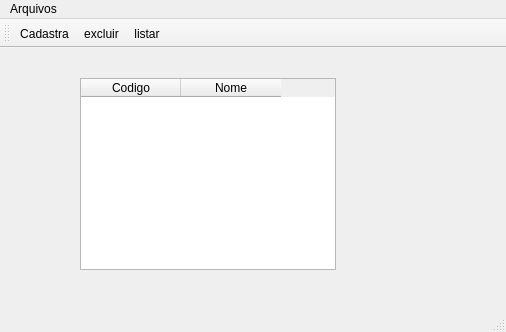
<?xml version="1.0" encoding="UTF-8"?>
<ui version="4.0">
 <class>MainWindow</class>
 <widget class="QMainWindow" name="MainWindow">
  <property name="geometry">
   <rect>
    <x>0</x>
    <y>0</y>
    <width>506</width>
    <height>332</height>
   </rect>
  </property>
  <property name="windowTitle">
   <string>MainWindow</string>
  </property>
  <widget class="QWidget" name="centralwidget">
   <widget class="QTableWidget" name="tableWidget">
    <property name="geometry">
     <rect>
      <x>80</x>
      <y>30</y>
      <width>256</width>
      <height>192</height>
     </rect>
    </property>
    <column>
     <property name="text">
      <string>Codigo</string>
     </property>
    </column>
    <column>
     <property name="text">
      <string>Nome</string>
     </property>
    </column>
   </widget>
  </widget>
  <widget class="QMenuBar" name="menubar">
   <property name="geometry">
    <rect>
     <x>0</x>
     <y>0</y>
     <width>506</width>
     <height>21</height>
    </rect>
   </property>
   <widget class="QMenu" name="menuArquivos">
    <property name="title">
     <string>Arquivos</string>
    </property>
    <addaction name="actionCadastra"/>
    <addaction name="actionexcluir"/>
    <addaction name="actionlistar"/>
   </widget>
   <addaction name="menuArquivos"/>
  </widget>
  <widget class="QStatusBar" name="statusbar"/>
  <widget class="QToolBar" name="toolBar">
   <property name="windowTitle">
    <string>toolBar</string>
   </property>
   <attribute name="toolBarArea">
    <enum>TopToolBarArea</enum>
   </attribute>
   <attribute name="toolBarBreak">
    <bool>false</bool>
   </attribute>
   <addaction name="actionCadastra"/>
   <addaction name="actionexcluir"/>
   <addaction name="actionlistar"/>
  </widget>
  <action name="actionCadastra">
   <property name="text">
    <string>Cadastra</string>
   </property>
  </action>
  <action name="actionexcluir">
   <property name="text">
    <string>excluir</string>
   </property>
  </action>
  <action name="actionlistar">
   <property name="text">
    <string>listar</string>
   </property>
  </action>
 </widget>
 <resources/>
 <connections/>
</ui>
